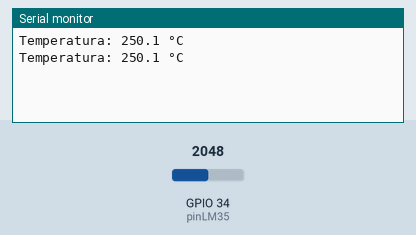
Simulated run of this sketch. Board: ESP32. On the bench: the last lines printed to the serial monitor. The inputs (shaded band) are chosen by the test bench; at power-on: GPIO 34 (pinLM35) = 2048.

Above: at 1.2 s.
1.3 s: GPIO 34 (pinLM35) set to 2866
At 2.6 s:
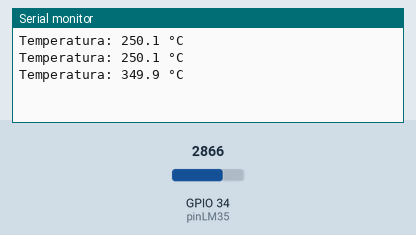
2.8 s: GPIO 34 (pinLM35) set to 3603
At 4.1 s:
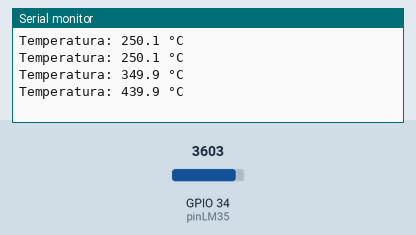
Timing chart, 0 to 5.8 s (numbered marks = the images above; inputs shaded):
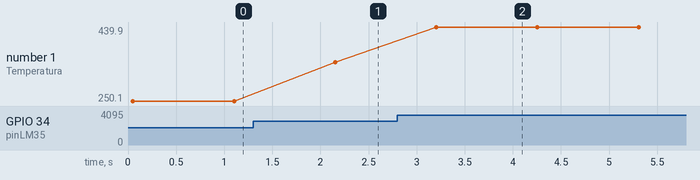

The sketch:

issue-1.ino
```cpp
#include <Arduino.h>

const int pinLM35 = 34;

int readAnalog(int pin) {
  int sum = 0;
  for (int i = 0; i < 10; i++) {
    sum += analogRead(pin);
    delay(5);
  }
  return sum / 10;
}

void setup() {
  Serial.begin(115200);
}

void loop() {
  int valorTempRaw = readAnalog(pinLM35);
  float tempC = (valorTempRaw * 5.0 / 4095.0) * 100.0;
  Serial.print("Temperatura: ");
  Serial.print(tempC, 1);
  Serial.println(" °C");
  delay(1000);
}
```

Measured:
- after the input at 1.3 s, the serial monitor: prints a new line after 0.85 s (image 1)
- after the input at 2.8 s, the serial monitor: prints a new line after 0.40 s (image 2)
- plotted number 1: 250.1 → 349.9 after the input at 1.3 s, 349.9 → 439.9 after the input at 2.8 s
